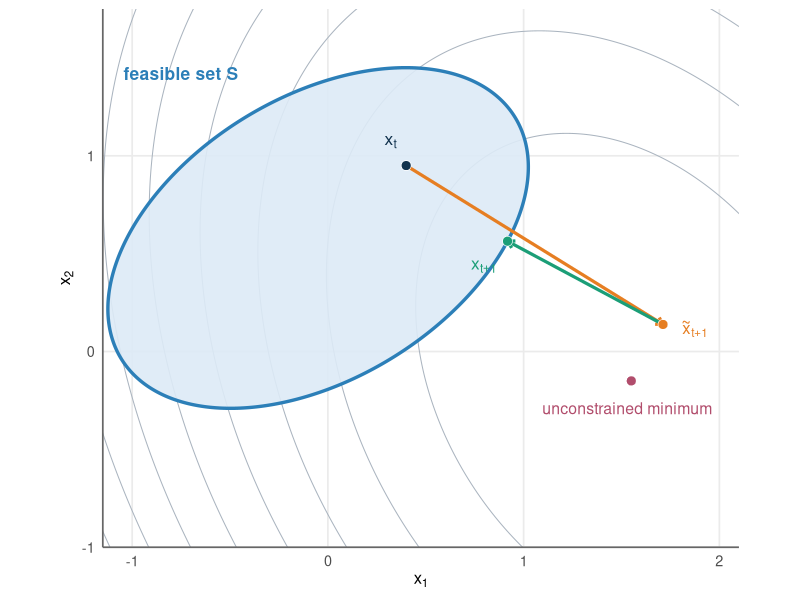
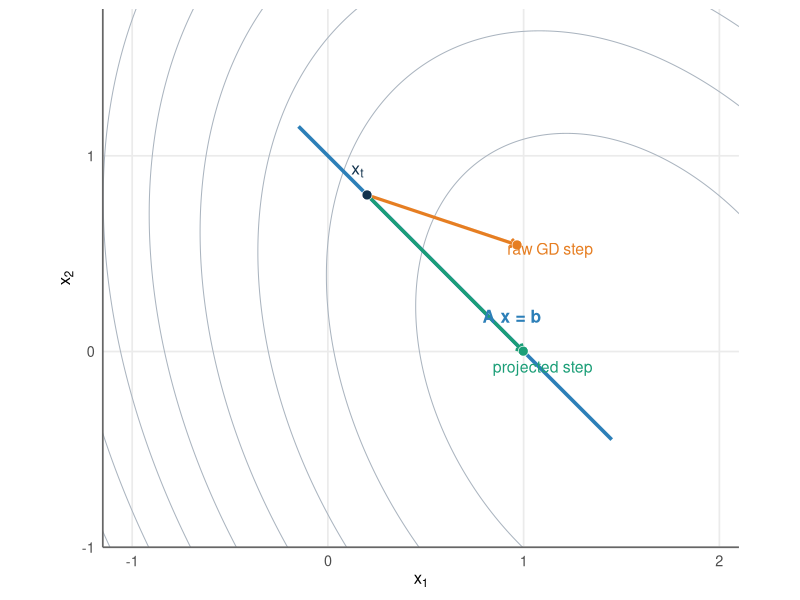

Generate these figures, in order, with R:
library(ggplot2)
library(grid)
library(gridExtra)

theme_set(
  theme_minimal(base_size = 13) +
    theme(
      panel.grid.minor = element_blank(),
      plot.title = element_text(face = "bold", size = 13),
      axis.title = element_text(size = 12)
    )
)

cols <- list(
  contour = "#AAB4BF",
  feasible_fill = "#DCEAF6",
  feasible_line = "#2C7FB8",
  raw_step = "#E67E22",
  projected_step = "#1B9E77",
  point = "#11324D",
  optimum = "#B14D6C"
)

objective_center <- c(1.55, -0.15)
objective_hessian <- matrix(c(1.45, 0.38, 0.38, 1.10), nrow = 2)

quad_value <- function(x1, x2, center = objective_center, H = objective_hessian) {
  dx1 <- x1 - center[1]
  dx2 <- x2 - center[2]
  0.5 * (H[1, 1] * dx1^2 + 2 * H[1, 2] * dx1 * dx2 + H[2, 2] * dx2^2)
}

quad_grad <- function(x, center = objective_center, H = objective_hessian) {
  drop(H %*% (x - center))
}

rot_mat <- function(angle) {
  matrix(
    c(cos(angle), -sin(angle), sin(angle), cos(angle)),
    nrow = 2,
    byrow = TRUE
  )
}

ellipse_points <- function(center, axes, angle, n = 500) {
  theta <- seq(0, 2 * pi, length.out = n)
  basis <- rbind(axes[1] * cos(theta), axes[2] * sin(theta))
  pts <- t(rot_mat(angle) %*% basis)
  data.frame(
    x1 = center[1] + pts[, 1],
    x2 = center[2] + pts[, 2],
    theta = theta
  )
}

inside_ellipse <- function(x, center, axes, angle) {
  local <- drop(rot_mat(-angle) %*% (x - center))
  sum((local / axes)^2) <= 1 + 1e-9
}

project_to_ellipse <- function(z, center, axes, angle) {
  obj <- function(theta) {
    candidate <- center + drop(rot_mat(angle) %*% c(axes[1] * cos(theta), axes[2] * sin(theta)))
    sum((z - candidate)^2)
  }
  theta_star <- optimize(obj, interval = c(0, 2 * pi))$minimum
  center + drop(rot_mat(angle) %*% c(axes[1] * cos(theta_star), axes[2] * sin(theta_star)))
}

contour_df <- expand.grid(
  x1 = seq(-1.30, 2.30, length.out = 240),
  x2 = seq(-1.20, 1.90, length.out = 220)
)
contour_df$z <- quad_value(contour_df$x1, contour_df$x2)

base_contours <- function(df = contour_df) {
  list(
    geom_contour(
      data = df,
      aes(x = x1, y = x2, z = z),
      bins = 10,
      color = cols$contour,
      linewidth = 0.35
    ),
    coord_equal(xlim = c(-1.15, 2.10), ylim = c(-1.00, 1.75), expand = FALSE),
    labs(x = expression(x[1]), y = expression(x[2])),
    theme(
      legend.position = "none",
      panel.border = element_blank(),
      axis.line = element_line(color = "grey40")
    )
  )
}

# -----------------------------------------------------------------------------
# Figure 1: generic projected gradient step on a convex set
# -----------------------------------------------------------------------------

ellipse_center <- c(-0.05, 0.58)
ellipse_axes <- c(1.18, 0.72)
ellipse_angle <- 0.55
ellipse_df <- ellipse_points(ellipse_center, ellipse_axes, ellipse_angle)

x_t <- c(0.40, 0.95)
alpha <- 1.05
raw_step <- x_t - alpha * quad_grad(x_t)
while (inside_ellipse(raw_step, ellipse_center, ellipse_axes, ellipse_angle)) {
  alpha <- alpha * 1.15
  raw_step <- x_t - alpha * quad_grad(x_t)
}
x_next <- project_to_ellipse(raw_step, ellipse_center, ellipse_axes, ellipse_angle)

p1 <- ggplot() +
  base_contours() +
  geom_polygon(
    data = ellipse_df,
    aes(x = x1, y = x2),
    inherit.aes = FALSE,
    fill = cols$feasible_fill,
    color = cols$feasible_line,
    linewidth = 1.15,
    alpha = 0.9
  ) +
  geom_segment(
    aes(x = x_t[1], y = x_t[2], xend = raw_step[1], yend = raw_step[2]),
    color = cols$raw_step,
    linewidth = 1.1,
    arrow = arrow(length = unit(0.20, "cm"))
  ) +
  geom_segment(
    aes(x = raw_step[1], y = raw_step[2], xend = x_next[1], yend = x_next[2]),
    color = cols$projected_step,
    linewidth = 1.1,
    arrow = arrow(length = unit(0.20, "cm"))
  ) +
  geom_point(
    data = data.frame(
      x1 = c(x_t[1], raw_step[1], x_next[1], objective_center[1]),
      x2 = c(x_t[2], raw_step[2], x_next[2], objective_center[2]),
      kind = factor(c("start", "raw", "proj", "opt"))
    ),
    aes(x = x1, y = x2, fill = kind),
    shape = 21,
    size = 3.1,
    color = "white",
    stroke = 0.35,
    show.legend = FALSE
  ) +
  scale_fill_manual(
    values = c(
      start = cols$point,
      raw = cols$raw_step,
      proj = cols$projected_step,
      opt = cols$optimum
    )
  ) +
  annotate("text", x = -0.75, y = 1.42, label = "feasible set S", color = cols$feasible_line, size = 4.4, fontface = "bold") +
  annotate("text", x = x_t[1] - 0.08, y = x_t[2] + 0.12, label = "x[t]", parse = TRUE, color = cols$point, size = 4.4) +
  annotate("text", x = raw_step[1] + 0.16, y = raw_step[2] - 0.02, label = "tilde(x)[t+1]", parse = TRUE, color = cols$raw_step, size = 4.2) +
  annotate("text", x = x_next[1] - 0.12, y = x_next[2] - 0.13, label = "x[t+1]", parse = TRUE, color = cols$projected_step, size = 4.4) +
  annotate("text", x = objective_center[1] - 0.02, y = objective_center[2] - 0.14, label = "unconstrained minimum", color = cols$optimum, size = 4.0)

ggsave("../figure/primal_gd_projected_step.pdf", p1, width = 7.6, height = 5.1)

# -----------------------------------------------------------------------------
# Figure 2: equality constraints => project onto tangent space
# -----------------------------------------------------------------------------

A <- matrix(c(1, 1), nrow = 1)
P_null <- diag(2) - t(A) %*% solve(A %*% t(A)) %*% A
x_t_eq <- c(0.20, 0.80)
g_eq <- quad_grad(x_t_eq)
raw_eq <- x_t_eq - 0.48 * g_eq
d_eq <- -drop(P_null %*% g_eq)
x_next_eq <- x_t_eq + 0.75 * d_eq

line_df <- data.frame(x1 = seq(-0.15, 1.45, length.out = 200))
line_df$x2 <- 1 - line_df$x1

p2 <- ggplot() +
  base_contours() +
  geom_path(
    data = line_df,
    aes(x = x1, y = x2),
    color = cols$feasible_line,
    linewidth = 1.25
  ) +
  geom_segment(
    aes(x = x_t_eq[1], y = x_t_eq[2], xend = raw_eq[1], yend = raw_eq[2]),
    color = cols$raw_step,
    linewidth = 1.1,
    arrow = arrow(length = unit(0.20, "cm"))
  ) +
  geom_segment(
    aes(x = x_t_eq[1], y = x_t_eq[2], xend = x_next_eq[1], yend = x_next_eq[2]),
    color = cols$projected_step,
    linewidth = 1.1,
    arrow = arrow(length = unit(0.20, "cm"))
  ) +
  geom_point(
    data = data.frame(
      x1 = c(x_t_eq[1], raw_eq[1], x_next_eq[1]),
      x2 = c(x_t_eq[2], raw_eq[2], x_next_eq[2]),
      kind = factor(c("start", "raw", "proj"))
    ),
    aes(x = x1, y = x2, fill = kind),
    shape = 21,
    size = 3.1,
    color = "white",
    stroke = 0.35,
    show.legend = FALSE
  ) +
  scale_fill_manual(
    values = c(
      start = cols$point,
      raw = cols$raw_step,
      proj = cols$projected_step
    )
  ) +
  annotate("text", x = 0.94, y = 0.18, label = "A x = b", color = cols$feasible_line, size = 4.4, fontface = "bold") +
  annotate("text", x = x_t_eq[1] - 0.05, y = x_t_eq[2] + 0.12, label = "x[t]", parse = TRUE, color = cols$point, size = 4.4) +
  annotate("text", x = raw_eq[1] + 0.17, y = raw_eq[2] - 0.02, label = "raw GD step", color = cols$raw_step, size = 4.0) +
  annotate("text", x = x_next_eq[1] + 0.10, y = x_next_eq[2] - 0.08, label = "projected step", color = cols$projected_step, size = 4.0)

ggsave("../figure/primal_gd_equality.pdf", p2, width = 7.2, height = 5.0)

# -----------------------------------------------------------------------------
# Figure 3: box constraints => coordinate-wise clipping
# -----------------------------------------------------------------------------

box_center <- c(1.30, 1.10)
box_hessian <- matrix(c(1.20, 0.25, 0.25, 1.45), nrow = 2)

box_value <- function(x1, x2) {
  quad_value(x1, x2, center = box_center, H = box_hessian)
}

box_grad <- function(x) {
  quad_grad(x, center = box_center, H = box_hessian)
}

box_grid <- expand.grid(
  x1 = seq(-0.05, 1.40, length.out = 220),
  x2 = seq(-0.05, 1.40, length.out = 220)
)
box_grid$z <- box_value(box_grid$x1, box_grid$x2)

box_base <- function(title) {
  ggplot() +
    geom_contour(
      data = box_grid,
      aes(x = x1, y = x2, z = z),
      bins = 9,
      color = cols$contour,
      linewidth = 0.35
    ) +
    geom_rect(
      aes(xmin = 0, xmax = 1, ymin = 0, ymax = 1),
      fill = cols$feasible_fill,
      color = cols$feasible_line,
      linewidth = 1.1,
      alpha = 0.9
    ) +
    coord_equal(xlim = c(-0.02, 1.32), ylim = c(-0.02, 1.32), expand = FALSE) +
    labs(x = expression(x[1]), y = expression(x[2]), title = title) +
    theme(
      legend.position = "none",
      panel.border = element_blank(),
      axis.line = element_line(color = "grey40")
    )
}

box_panel <- function(x_t_box, alpha_box, title) {
  raw_box <- x_t_box - alpha_box * box_grad(x_t_box)
  proj_box <- pmin(pmax(raw_box, 0), 1)

  box_base(title) +
    geom_segment(
      aes(x = x_t_box[1], y = x_t_box[2], xend = raw_box[1], yend = raw_box[2]),
      color = cols$raw_step,
      linewidth = 1.05,
      arrow = arrow(length = unit(0.18, "cm"))
    ) +
    geom_segment(
      aes(x = raw_box[1], y = raw_box[2], xend = proj_box[1], yend = proj_box[2]),
      color = cols$projected_step,
      linewidth = 1.05,
      arrow = arrow(length = unit(0.18, "cm"))
    ) +
    geom_point(
      data = data.frame(
        x1 = c(x_t_box[1], raw_box[1], proj_box[1]),
        x2 = c(x_t_box[2], raw_box[2], proj_box[2]),
        kind = factor(c("start", "raw", "proj"))
      ),
      aes(x = x1, y = x2, fill = kind),
      shape = 21,
      size = 2.9,
      color = "white",
      stroke = 0.35,
      show.legend = FALSE
    ) +
    scale_fill_manual(
      values = c(
        start = cols$point,
        raw = cols$raw_step,
        proj = cols$projected_step
      )
    )
}

p3_left <- box_panel(c(0.72, 0.46), alpha_box = 0.60, title = "One bound")
p3_right <- box_panel(c(0.28, 0.22), alpha_box = 0.72, title = "Two bounds")

p3 <- arrangeGrob(p3_left, p3_right, ncol = 2)
ggsave("../figure/primal_gd_box.pdf", p3, width = 9.4, height = 4.8)
